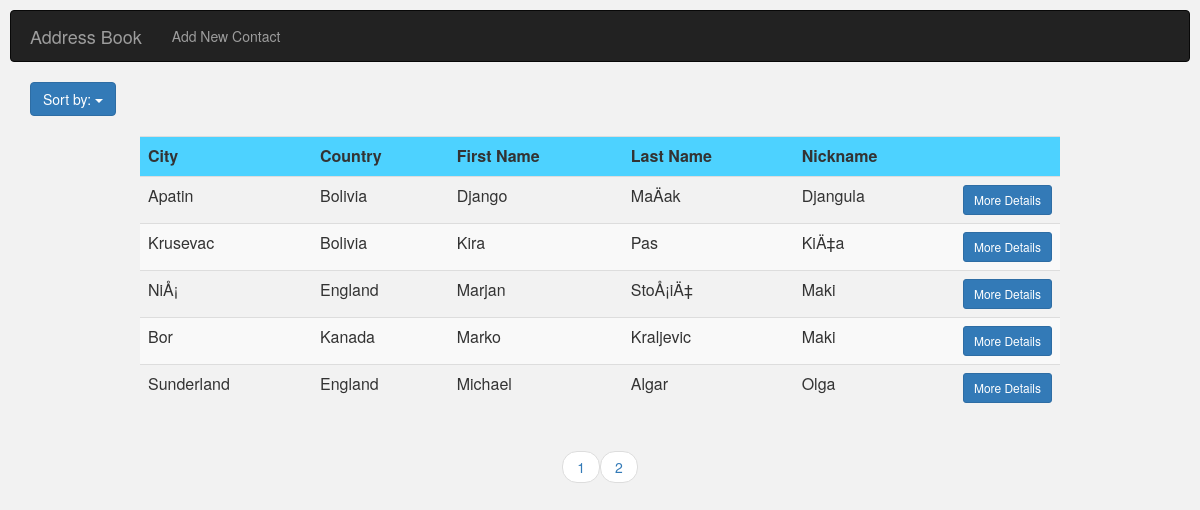
/sort_by_city.php, run on the app's committed database.
### tables this page shows
CREATE TABLE IF NOT EXISTS `person_details` (
  `id` int(11) NOT NULL AUTO_INCREMENT,
  `person_id` int(11) NOT NULL,
  `street` varchar(250) NOT NULL,
  `number` varchar(250) NOT NULL,
  `city` varchar(250) NOT NULL,
  `zip_code` varchar(250) NOT NULL,
  `country` varchar(250) NOT NULL,
  `email` varchar(250) NOT NULL,
  `phone_1` varchar(250) NOT NULL,
  `phone_2` varchar(250) NOT NULL,
  PRIMARY KEY (`id`),
  KEY `person_id` (`person_id`)
);

CREATE TABLE IF NOT EXISTS `person` (
  `id` int(11) NOT NULL AUTO_INCREMENT,
  `first_name` varchar(250) NOT NULL,
  `last_name` varchar(250) NOT NULL,
  `nickname` varchar(250) NOT NULL,
  PRIMARY KEY (`id`)
);

### sort_by_city.php (the view, shortened to what this page needs)
<?php include("includes/connection.php"); ?>
<?php
    $per_page = 5;
    if(isset($_GET['page'])) {
      $page = $_GET['page'];
    } else {
      $page = 1;
    }
    $start_from = ($page - 1) * $per_page;
    $sql  = "SELECT * ";
    $sql .= "FROM person ";
    $sql .= "LEFT JOIN person_details ";
    $sql .= "ON person.id = person_details.person_id ";
    $sql .= "ORDER BY first_name ASC LIMIT $start_from, $per_page";
    $result = mysqli_query($connection, $sql);
?>
<?php include("includes/header.php"); ?>
    <div class="container">
        <div id="sort_button" class="row col-md-12" >
            <div id="sort_button_2" class="btn-group col-md-12 ">
              <button type="button" class="btn btn-primary dropdown-toggle" data-toggle="dropdown" aria-haspopup="true" aria-expanded="false">Sort by: <span class="caret"></span>
              </button>
              <br>
            </div>
        </div>
        <div class="row col-md-10 col-md-offset-1" >
            <table " class="table table-striped table-hover">
                <tr id="color">
                      <th>City</th>
                      <th>Country</th>
                      <th>First Name</th>
                      <th>Last Name</th>
                      <th>Nickname</th>
                      <th class="col-md-1"></th>
                </tr>
                <?php while ( $row = mysqli_fetch_array($result)) : ?>
                    <tr>
                        <td><?php echo $row['city']; ?></td>
                        <td><?php echo $row['country']; ?></td>
                        <td><?php echo $row['first_name']; ?></td>
                        <td><?php echo $row['last_name']; ?></td>
                        <td><?php echo $row['nickname']; ?></td>
                        <td><a class="btn btn-primary btn-sm" href="single_contact.php?id=<?php echo $row['person_id']; ?>">More Details</a></td>
                    </tr>
                <?php endwhile; ?>
            </table>
        </div>
    </div>
    <ul class="pager">
    <?php
      $sql_pagination  = "SELECT * ";
      $sql_pagination .= "FROM person ";
      $sql_pagination .= "LEFT JOIN person_details ";
      $sql_pagination .= "ON person.id = person_details.person_id";
      $result_pagination = mysqli_query($connection, $sql_pagination);
      $count = mysqli_num_rows($result_pagination);
      $total_pages = ceil($count / $per_page);
       for($i=1; $i<=$total_pages; $i++){
          echo '<li><a href="index.php?page=' . $i . '">' . $i . '</a></li>';
       }
    ?>
    </ul>
<?php include("includes/footer.php"); ?>

### css/styles.css (style rules this page uses)
body { padding: 10px 10px; background-color: #f2f2f2; }
#sort_button { padding-left: 0; padding-bottom: 20px; margin:auto; }
#sort_button_2 { margin-left: 0; padding-left: 0; }
#color { background-color: #4dd2ff; }

### data on the page
person_details: city "Apatin", country "Bolivia", person.first_name "Django", person.last_name "MaÄak", person.nickname "Djangula"
person_details: city "Krusevac", country "Bolivia", person.first_name "Kira", person.last_name "Pas", person.nickname "KiÄ‡a"
person_details: city "NiÅ¡", country "England", person.first_name "Marjan", person.last_name "StoÅ¡iÄ‡", person.nickname "Maki"
person_details: city "Bor", country "Kanada", person.first_name "Marko", person.last_name "Kraljevic", person.nickname "Maki"
person_details: city "Sunderland", country "England", person.first_name "Michael", person.last_name "Algar", person.nickname "Olga"
